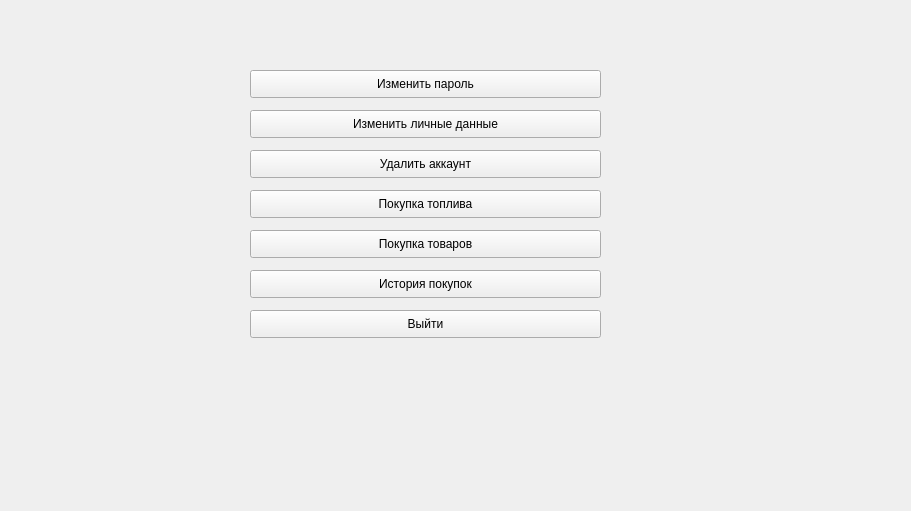
    <widget class="QWidget" name="Client">
     <property name="minimumSize">
      <size>
       <width>911</width>
       <height>511</height>
      </size>
     </property>
     <widget class="QPushButton" name="client_ChangePass">
      <property name="geometry">
       <rect>
        <x>250</x>
        <y>70</y>
        <width>351</width>
        <height>28</height>
       </rect>
      </property>
      <property name="text">
       <string>Изменить пароль</string>
      </property>
     </widget>
     <widget class="QPushButton" name="client_ChangeInfo">
      <property name="geometry">
       <rect>
        <x>250</x>
        <y>110</y>
        <width>351</width>
        <height>28</height>
       </rect>
      </property>
      <property name="text">
       <string>Изменить личные данные</string>
      </property>
     </widget>
     <widget class="QPushButton" name="client_DelAcc">
      <property name="geometry">
       <rect>
        <x>250</x>
        <y>150</y>
        <width>351</width>
        <height>28</height>
       </rect>
      </property>
      <property name="text">
       <string>Удалить аккаунт</string>
      </property>
     </widget>
     <widget class="QPushButton" name="client_BuyFuel">
      <property name="geometry">
       <rect>
        <x>250</x>
        <y>190</y>
        <width>351</width>
        <height>28</height>
       </rect>
      </property>
      <property name="text">
       <string>Покупка топлива</string>
      </property>
     </widget>
     <widget class="QPushButton" name="client_BuyProduct">
      <property name="geometry">
       <rect>
        <x>250</x>
        <y>230</y>
        <width>351</width>
        <height>28</height>
       </rect>
      </property>
      <property name="text">
       <string>Покупка товаров</string>
      </property>
     </widget>
     <widget class="QPushButton" name="client_ShopHistory">
      <property name="geometry">
       <rect>
        <x>250</x>
        <y>270</y>
        <width>351</width>
        <height>28</height>
       </rect>
      </property>
      <property name="text">
       <string>История покупок</string>
      </property>
     </widget>
     <widget class="QPushButton" name="client_Exit">
      <property name="geometry">
       <rect>
        <x>250</x>
        <y>310</y>
        <width>351</width>
        <height>28</height>
       </rect>
      </property>
      <property name="text">
       <string>Выйти</string>
      </property>
     </widget>
     <widget class="QLabel" name="label_148">
      <property name="geometry">
       <rect>
        <x>840</x>
        <y>480</y>
        <width>55</width>
        <height>16</height>
       </rect>
      </property>
      <property name="text">
       <string/>
      </property>
     </widget>
    </widget>
